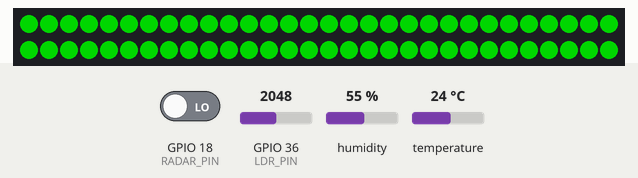
This sketch was run on a simulated ESP32. Shown: 60 RGB LEDs in strip order, left to right, continuing on the next row. The inputs (shaded band) are chosen by the test bench; at power-on: temperature 24 °C, GPIO 18 (RADAR_PIN) LOW, GPIO 36 (LDR_PIN) = 2048, humidity 55 %. Dim RGB values are drawn brighter than linear; WiFi joins after 1.5 s; servers stay silent unless stated; what the sketch prints to the serial monitor is not drawn.

Above: at 2.7 s.
2.8 s: temperature set to 28 °C
At 6.4 s:
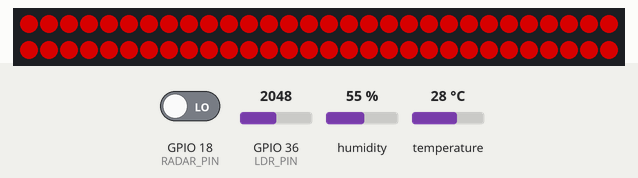
At 11.2 s:
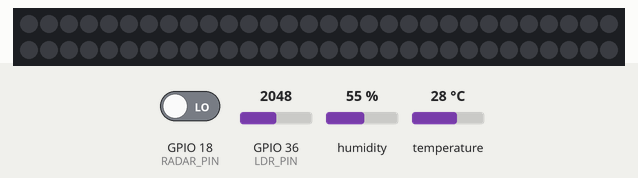
11.5 s: GPIO 18 (RADAR_PIN) driven HIGH
13.0 s: GPIO 36 (LDR_PIN) set to 2866
15.5 s: temperature set to 26.7 °C
19.2 s: temperature set to 25.5 °C
At 22.7 s:
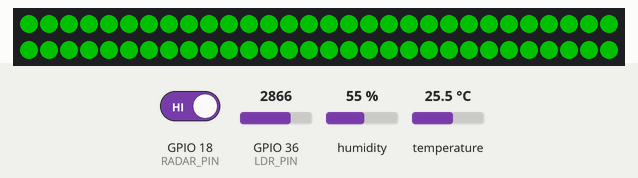
23.5 s: GPIO 36 (LDR_PIN) set to 3603
Timing chart, 0 to 26.5 s (numbered marks = the images above; inputs shaded):
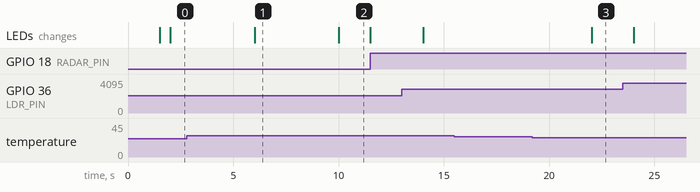

The sketch:

SmartLED.ino
```cpp
#include <WiFi.h>
#include <WebServer.h>
#include <Adafruit_NeoPixel.h>
#include <DHT.h>

#include "index.h"

const char* ssid     = "HUAWEI Mate 10 Pro";
const char* password = "59befa2de9a3";

#define LED_PIN     4
#define RADAR_PIN   18
#define DHT_PIN     21
#define LDR_PIN     36

#define NUM_PIXELS  60
#define DHT_TYPE    DHT22

Adafruit_NeoPixel pixels(NUM_PIXELS, LED_PIN, NEO_GRB + NEO_KHZ800);
DHT dht(DHT_PIN, DHT_TYPE);
WebServer server(80);

const unsigned long CZAS_SWIECENIA = 10000;
unsigned long ostatniRuchCzas = 0;
unsigned long ostatniOdczytSensorow = 0;

bool trybAuto = true;
bool manualState = false;
uint32_t manualColor = 0;
int manualBrightness = 50;

float temperatura = 0.0;
int jasnoscLDR = 0;
bool wykrytoRuch = false;

void setup() {
  Serial.begin(9600);

  pinMode(RADAR_PIN, INPUT_PULLDOWN);
  pinMode(LDR_PIN, INPUT);

  dht.begin();
  pixels.begin();
  pixels.setBrightness(100);
  pixels.show();

  Serial.print("Łączenie z WiFi");
  WiFi.begin(ssid, password);
  while (WiFi.status() != WL_CONNECTED) {
    delay(500);
    Serial.print(".");
  }
  Serial.println("\nPołączono!");
  Serial.print("Adres IP strony: http://");
  Serial.println(WiFi.localIP());


  server.on("/", []() {
    server.send(200, "text/html", index_html);
  });

  server.on("/status", []() {
    String json = "{";
    json += "\"temp\":" + String(temperatura) + ",";
    json += "\"ldr\":" + String(jasnoscLDR) + ",";
    json += "\"radar\":" + String(wykrytoRuch) + ",";
    json += "\"modeAuto\":" + String(trybAuto);
    json += "}";
    server.send(200, "application/json", json);
  });

  server.on("/set", handleControl);

  server.begin();
}

void loop() {
  server.handleClient();

  unsigned long aktualnyCzas = millis();

  if (aktualnyCzas - ostatniOdczytSensorow > 2000) {
    float t = dht.readTemperature();
    if (!isnan(t)) temperatura = t;

    jasnoscLDR = analogRead(LDR_PIN);

    wykrytoRuch = (digitalRead(RADAR_PIN) == HIGH);

    ostatniOdczytSensorow = aktualnyCzas;
  }

  if (trybAuto) {
    logikaAutomatyczna(aktualnyCzas);
  } else {
    logikaManualna();
  }
}

void logikaAutomatyczna(unsigned long czas) {
  int stanRadaru = digitalRead(RADAR_PIN);

  if (stanRadaru == HIGH) {
    ostatniRuchCzas = czas;
  }

  if (czas - ostatniRuchCzas < CZAS_SWIECENIA) {

    uint32_t kolor;
    if (temperatura < 20.0)      kolor = pixels.Color(0, 0, 255);
    else if (temperatura > 26.0) kolor = pixels.Color(255, 0, 0);
    else                         kolor = pixels.Color(0, 255, 0);

    int jasnoscPWM = map(jasnoscLDR, 0, 4095, 255, 10);
    jasnoscPWM = constrain(jasnoscPWM, 10, 255);

    pixels.setBrightness(jasnoscPWM);
    fillStrip(kolor);

  } else {
    pixels.clear();
    pixels.show();
  }
}

void logikaManualna() {
  pixels.setBrightness(manualBrightness);

  if (manualState) {
    if (manualColor == 0) manualColor = pixels.Color(255, 255, 255);
    fillStrip(manualColor);
  } else {
    pixels.clear();
    pixels.show();
  }
}

void handleControl() {
  if (server.hasArg("mode")) {
    String m = server.arg("mode");
    if (m == "auto") trybAuto = true;
    if (m == "manual") trybAuto = false;
  }

  if (server.hasArg("manual")) {
    manualState = (server.arg("manual").toInt() == 1);
  }

  if (server.hasArg("brightness")) {
    manualBrightness = server.arg("brightness").toInt();
  }

  if (server.hasArg("color")) {
    String hex = server.arg("color");
    long number = strtol(hex.c_str(), NULL, 16);
    int r = number >> 16;
    int g = (number >> 8) & 0xFF;
    int b = number & 0xFF;
    manualColor = pixels.Color(r, g, b);
  }
  server.send(200, "text/plain", "OK");
}

void fillStrip(uint32_t color) {
  for(int i=0; i<NUM_PIXELS; i++) {
    pixels.setPixelColor(i, color);
  }
  pixels.show();
}
```

index.h
```cpp
const char index_html[] PROGMEM = R"rawliteral(
<!DOCTYPE html>
<html lang="pl">
<head>
  <meta charset="UTF-8">
  <meta name="viewport" content="width=device-width, initial-scale=1">
  <title>Smart Schody - Panel</title>
  <style>
    body { font-family: 'Segoe UI', Arial, sans-serif; background-color: #1a1a1a; color: #f0f0f0; text-align: center; margin: 0; padding: 20px; }
    h1 { color: #00d2ff; margin-bottom: 5px; }
    h3 { color: #aaa; margin-top: 0; }

    .card { background-color: #2d2d2d; max-width: 400px; margin: 20px auto; padding: 25px; border-radius: 15px; box-shadow: 0 10px 20px rgba(0,0,0,0.5); }

    .sensor-grid { display: grid; grid-template-columns: 1fr 1fr; gap: 15px; margin-bottom: 20px; }
    .sensor-box { background: #383838; padding: 15px; border-radius: 10px; }
    .val { font-size: 1.8rem; font-weight: bold; color: #fff; }
    .label { font-size: 0.9rem; color: #888; }

    .btn-group { display: flex; justify-content: center; gap: 10px; margin: 20px 0; }
    button { padding: 12px 20px; font-size: 16px; border: none; border-radius: 8px; cursor: pointer; transition: 0.2s; font-weight: bold; width: 100%; }

    .active { border: 2px solid white; transform: scale(1.05); }
    .btn-auto { background-color: #007bff; color: white; }
    .btn-man { background-color: #ffc107; color: black; }

    .manual-controls { background: #444; padding: 15px; border-radius: 10px; margin-top: 15px; }
    .toggle-btn { padding: 15px; width: 100%; margin-bottom: 10px; font-size: 1.2rem; }
    .on { background-color: #28a745; color: white; }
    .off { background-color: #dc3545; color: white; }

    input[type="color"] { width: 100%; height: 50px; border: none; cursor: pointer; border-radius: 5px; }
    input[type=range] { width: 100%; margin: 10px 0; }
  </style>
</head>
<body>

  <h1>Smart Schody</h1>
  <h3>Panel Sterowania</h3>

  <div class="card">
    <div class="sensor-grid">
      <div class="sensor-box">
        <div class="label">Temperatura</div>
        <div class="val"><span id="temp">--</span> °C</div>
      </div>
      <div class="sensor-box">
        <div class="label">Jasność (LDR)</div>
        <div class="val"><span id="ldr">--</span></div>
      </div>
    </div>

    <div style="font-size: 0.9rem; color: #bbb; margin-bottom: 15px;">
      Status Radaru: <span id="radar" style="font-weight:bold; color:orange">--</span>
    </div>

    <hr style="border-color: #444;">

    <div class="btn-group">
      <button id="btnAuto" class="btn-auto" onclick="setMode('auto')">TRYB AUTO</button>
      <button id="btnMan" class="btn-man" onclick="setMode('manual')">TRYB RĘCZNY</button>
    </div>

    <div id="manualPanel" class="manual-controls" style="display:none;">
      <button id="mainSwitch" class="toggle-btn off" onclick="toggleLed()">LED: WYŁĄCZONE</button>
      <label style="display:block; margin: 10px 0 5px;">Wybierz Kolor:</label>
      <input type="color" id="colorPicker" value="#ffffff" onchange="updateColor()">
      <label style="display:block; margin: 15px 0 5px;">Jasność: <span id="brightVal">50</span></label>
      <input type="range" min="10" max="255" value="50" id="brightSlider" oninput="updateBrightness(this.value)" onchange="updateBrightness(this.value)">
    </div>
  </div>

<script>
  let isManualOn = false;

  setInterval(getData, 1500);

  function getData() {
    fetch('/status').then(response => response.json()).then(data => {
      document.getElementById("temp").innerText = data.temp.toFixed(1);
      document.getElementById("ldr").innerText = data.ldr;
      document.getElementById("radar").innerText = data.radar ? "Wykryto Ruch" : "Czuwanie";

      if (data.modeAuto) {
        document.getElementById("btnAuto").classList.add("active");
        document.getElementById("btnMan").classList.remove("active");
        document.getElementById("manualPanel").style.display = "none";
      } else {
        document.getElementById("btnAuto").classList.remove("active");
        document.getElementById("btnMan").classList.add("active");
        document.getElementById("manualPanel").style.display = "block";
      }
    });
  }

  function setMode(mode) {
    fetch('/set?mode=' + mode);
    setTimeout(getData, 200);
  }

  function toggleLed() {
    isManualOn = !isManualOn;
    let btn = document.getElementById("mainSwitch");
    if(isManualOn) {
      btn.innerText = "LED: WŁĄCZONE";
      btn.className = "toggle-btn on";
      fetch('/set?manual=1');
    } else {
      btn.innerText = "LED: WYŁĄCZONE";
      btn.className = "toggle-btn off";
      fetch('/set?manual=0');
    }
  }

  function updateColor() {
    var color = document.getElementById("colorPicker").value.substring(1);
    fetch('/set?color=' + color);
    if(!isManualOn) toggleLed();
  }

  function updateBrightness(val) {
    document.getElementById("brightVal").innerText = val;
    fetch('/set?brightness=' + val);
    if(!isManualOn) toggleLed();
  }

  window.onload = getData;
</script>
</body>
</html>
)rawliteral";
```

Measured:
- the behaviour switches between 26.1 and 26 °C on temperature (found by bisection; images 2 and 3)
- after the input at 2.8 s, the LEDs: change after 3.2 s (image 1)
- after the input at 15.5 s, every drawn part: stays the same
- after the input at 19.2 s, the LEDs: change after 2.8 s (image 3)
- what the display in image 1 shows lasts 4.0 s, from 6.0 s to 10.0 s
